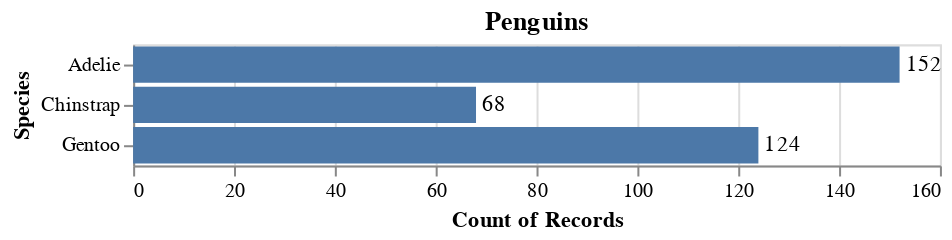

The cell this chart's notebook holds for it:
### Markdown cell above
##### Add text labels

### Code cell
chart + chart.mark_text(dx=3, align='left').encode(text='count()').properties(title='Penguins')

### Figure 1 — Vega-Lite specification as saved in the notebook (floating-point values rounded to 4 significant figures; data arrays with more than 128 entries replaced by an {"elided": "..."} marker saying what was removed)
{"config": {"view": {"continuousWidth": 400, "continuousHeight": 300}}, "layer": [{"mark": "bar", "encoding": {"x": {"type": "quantitative", "aggregate": "count"}, "y": {"type": "nominal", "field": "Species"}}}, {"mark": {"type": "text", "align": "left", "dx": 3}, "encoding": {"text": {"type": "quantitative", "aggregate": "count"}, "x": {"type": "quantitative", "aggregate": "count"}, "y": {"type": "nominal", "field": "Species"}}, "title": "Penguins"}], "data": {"name": "data-fe71607a42dbd7cdd20b91354e9016c1"}, "$schema": "https://vega.github.io/schema/vega-lite/v4.8.1.json", "datasets": {"data-fe71607a42dbd7cdd20b91354e9016c1": {"elided": "344 records"}}}
